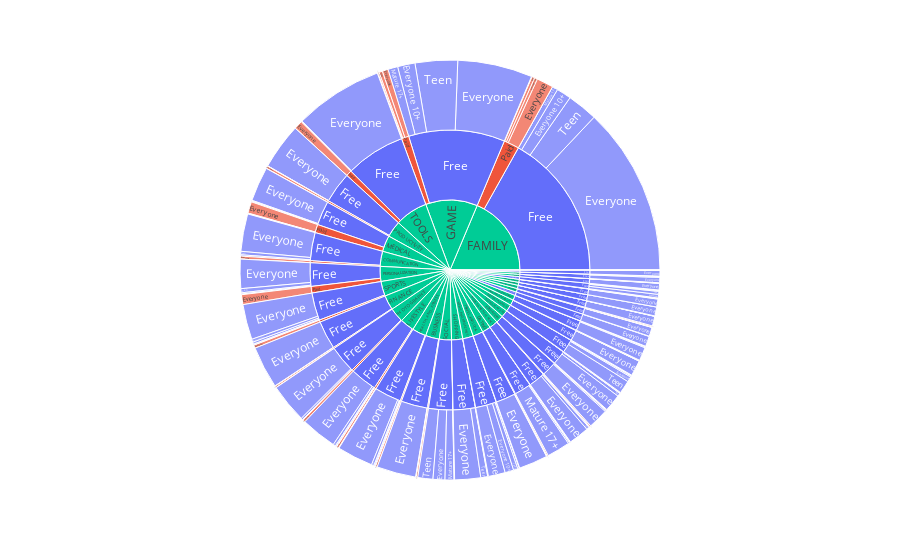

This figure's notebook cell:
### Code cell
# replace None values with "Unknown"
df['Category'].fillna('Unknown', inplace=True)

# sunburst plot on Google App Store Dtaase
fig = px.sunburst(df, path=['Category', 'Type', 'Content Rating'], values='Rating', color='Type')
fig.show()

### Figure 1 — Plotly figure (JSON) as saved in the notebook; plotly's stock layout.template omitted (floating-point values rounded to 4 significant figures; data arrays with more than 128 entries replaced by an {"elided": "..."} marker saying what was removed)
{"data": [{"branchvalues": "total", "customdata": {"elided": "267x1 str values"}, "domain": {"x": [0, 1], "y": [0, 1]}, "hovertemplate": "labels=%{label}<br>Rating=%{value}<br>parent=%{parent}<br>id=%{id}<br>Type=%{customdata[0]}<extra></extra>", "ids": {"elided": "267 str values"}, "labels": {"elided": "267 str values"}, "marker": {"colors": {"elided": "267 str values"}}, "name": "", "parents": {"elided": "267 str values"}, "type": "sunburst", "values": {"elided": "267 float values"}}], "layout": {"legend": {"tracegroupgap": 0}, "margin": {"t": 60}}}
